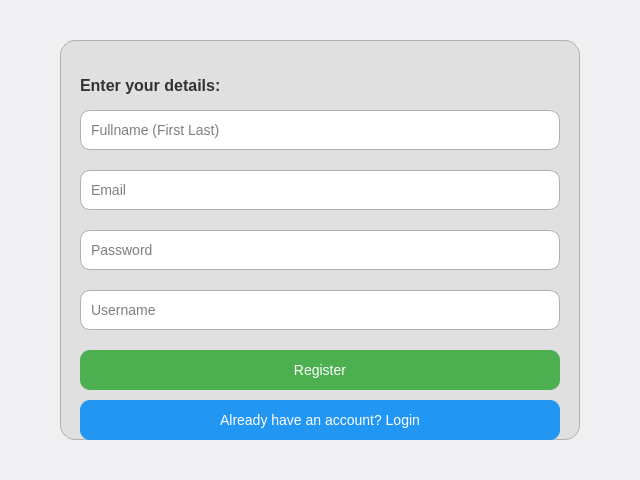
<?xml version="1.0" encoding="UTF-8"?>
<ui version="4.0">
 <class>register_window</class>
 <widget class="QDialog" name="register_window">
  <property name="geometry">
   <rect>
    <x>0</x>
    <y>0</y>
    <width>640</width>
    <height>480</height>
   </rect>
  </property>
  <property name="windowTitle">
   <string>Register</string>
  </property>
  <property name="styleSheet">
   <string notr="true">
    QDialog {
        background-color: #f0f0f3;
        border-radius: 20px;
    }
    QFrame#frame {
        background-color: #e0e0e0;
        border-radius: 15px;
        border: 1px solid #b0b0b0;
    }
    QLabel {
        background-color: transparent;
        font-size: 16px;
        font-weight: bold;
        color: #333333;
    }
    QLineEdit {
        background-color: #ffffff;
        border: 1px solid #b0b0b0;
        border-radius: 10px;
        padding: 8px;
        font-size: 14px;
    }
    QPushButton#register_button {
        background-color: #4caf50;
        color: white;
        border: none;
        border-radius: 10px;
        padding: 10px;
        font-size: 14px;
    }
    QPushButton#register_button:hover {
        background-color: #45a049;
    }
    QPushButton#login_button {
        background-color: #2196f3;
        color: white;
        border: none;
        border-radius: 10px;
        padding: 10px;
        font-size: 14px;
    }
    QPushButton#login_button:hover {
        background-color: #1e88e5;
    }
   </string>
  </property>
  <widget class="QFrame" name="frame">
   <property name="geometry">
    <rect>
     <x>60</x>
     <y>40</y>
     <width>520</width>
     <height>400</height>
    </rect>
   </property>
   <widget class="QLabel" name="enter_your_data_label">
    <property name="geometry">
     <rect>
      <x>20</x>
      <y>30</y>
      <width>200</width>
      <height>30</height>
     </rect>
    </property>
    <property name="text">
     <string>Enter your details:</string>
    </property>
   </widget>
   <widget class="QLineEdit" name="fullname_lineEdit">
    <property name="geometry">
     <rect>
      <x>20</x>
      <y>70</y>
      <width>480</width>
      <height>40</height>
     </rect>
    </property>
    <property name="placeholderText">
     <string>Fullname (First Last)</string>
    </property>
   </widget>
   <widget class="QLineEdit" name="email_lineEdit">
    <property name="geometry">
     <rect>
      <x>20</x>
      <y>130</y>
      <width>480</width>
      <height>40</height>
     </rect>
    </property>
    <property name="placeholderText">
     <string>Email</string>
    </property>
   </widget>
   <widget class="QLineEdit" name="password_lineEdit">
    <property name="geometry">
     <rect>
      <x>20</x>
      <y>190</y>
      <width>480</width>
      <height>40</height>
     </rect>
    </property>
    <property name="placeholderText">
     <string>Password</string>
    </property>
   </widget>
   <widget class="QLineEdit" name="username_lineEdit">
    <property name="geometry">
     <rect>
      <x>20</x>
      <y>250</y>
      <width>480</width>
      <height>40</height>
     </rect>
    </property>
    <property name="placeholderText">
     <string>Username</string>
    </property>
   </widget>
   <widget class="QPushButton" name="register_button">
    <property name="geometry">
     <rect>
      <x>20</x>
      <y>310</y>
      <width>480</width>
      <height>40</height>
     </rect>
    </property>
    <property name="text">
     <string>Register</string>
    </property>
   </widget>
   <widget class="QPushButton" name="login_button">
    <property name="geometry">
     <rect>
      <x>20</x>
      <y>360</y>
      <width>480</width>
      <height>40</height>
     </rect>
    </property>
    <property name="text">
     <string>Already have an account? Login</string>
    </property>
   </widget>
  </widget>
 </widget>
 <resources/>
 <connections/>
</ui>
